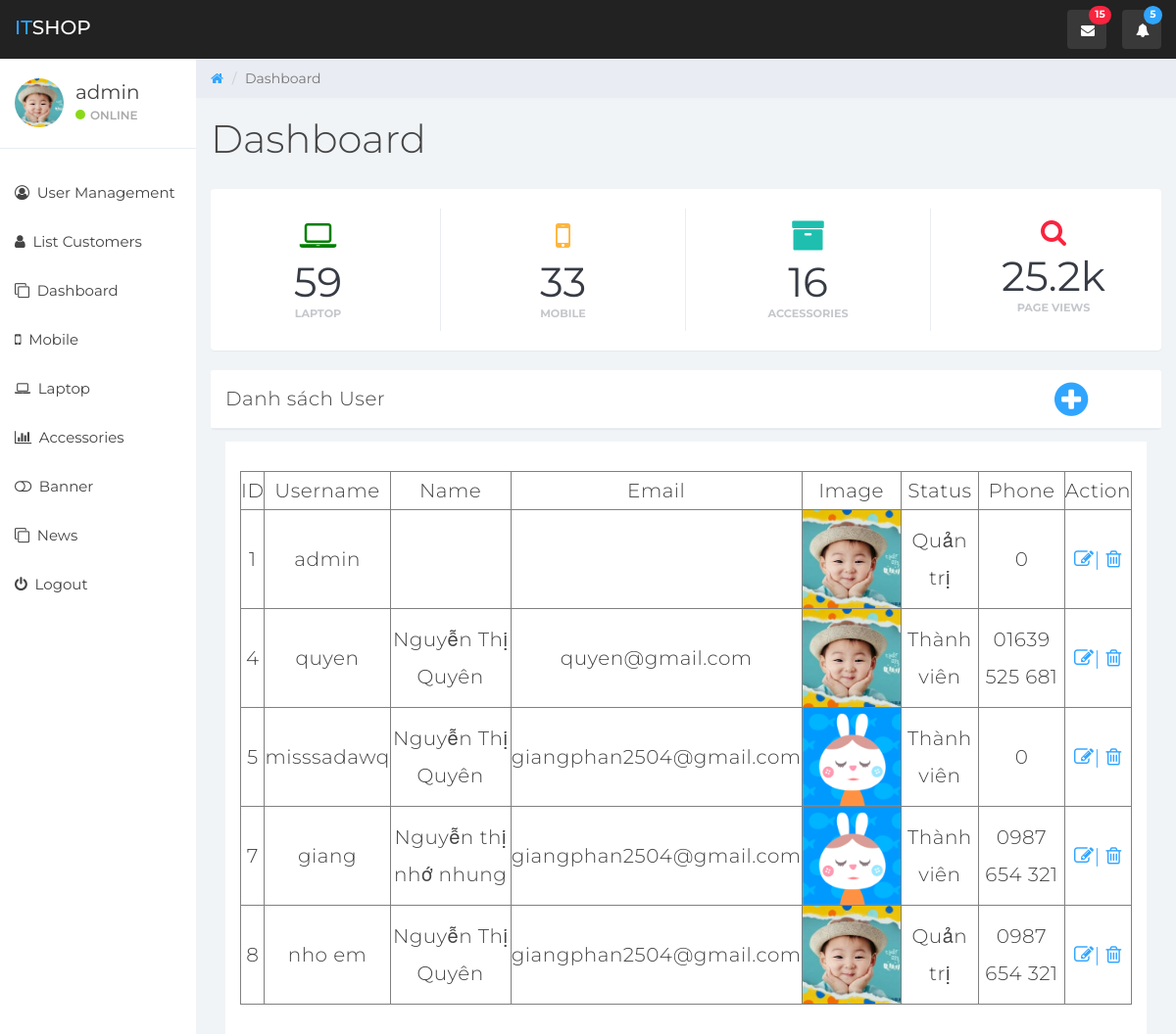
The page /admin/controllers/admin_controller.php?action=users (signed in) on the database its author committed.
### tables this page shows
CREATE TABLE `users` (
  `id` int(11) NOT NULL,
  `username` varchar(100) NOT NULL,
  `fullname` varchar(100) NOT NULL,
  `password` varchar(100) NOT NULL,
  `email` varchar(100) NOT NULL,
  `phone_number` varchar(133) NOT NULL,
  `image` varchar(10) NOT NULL,
  `status` varchar(100) NOT NULL
);

### models/db.php (called while the page is built, shortened)
<?php
class DB{
    public $servername ='localhost';
    public $username ='root';
    public $password ='';
    public $dbname ='dienthoaididong';
    public $conn ;
    public function __construct()
    {
        $this->conn = new  mysqli($this->servername,$this->username, $this->password ,$this->dbname);
        mysqli_set_charset($this->conn,'utf8');
    }
    public function executeQuery($str_sql)
    {
        $result = $this->conn->query($str_sql);
        if($result){
            return $result;
        }else{
            return false;
        }
    }
}
?>

### admin/models/admin_model.php (called while the page is built, shortened)
<?php
 require_once '../../models/db.php';
class AdminModel extends DB{
    public function getNumbersMobile(){
        $str_sql  = 'SELECT product_id FROM products WHERE category_id = 1';
        $result = $this->executeQuery($str_sql);
        return mysqli_num_rows($result);
    }
    public function getNumbersLaptop(){
        $str_sql  = 'SELECT product_id FROM products WHERE category_id = 7';
        $result = $this->executeQuery($str_sql);
        return mysqli_num_rows($result);
    }
    public function getNumbersAccessories(){
        $str_sql  = 'SELECT product_id FROM products WHERE category_id = 12';
        $result = $this->executeQuery($str_sql);
        return mysqli_num_rows($result);
    }
    public function getAllUsers($data){
        $usr_sql = 'SELECT * FROM users';
        $result = $this->executeQuery($usr_sql);
        return $result;
    }
}

### admin/views/users.php (the view, shortened to what this page needs)
<?php
require_once 'header.php';
require_once 'left_siderbar.php';
?>
<div class="col-sm-9 col-sm-offset-3 col-lg-10 col-lg-offset-2 main">
    <div class="row">
        <ol class="breadcrumb">
            <li><a href="#">
                    <em class="fa fa-home"></em>
                </a></li>
            <li class="active">Dashboard</li>
        </ol>
    </div>
    <div class="row">
        <div class="col-lg-12">
            <h1 class="page-header">Dashboard</h1>
        </div>
    </div>
    <div class="panel panel-container">
        <div class="row">
            <div class="col-xs-6 col-md-3 col-lg-3 no-padding">
                <div class="panel panel-teal panel-widget border-right">
                    <div class="row no-padding"><em class="fa fa-laptop" aria-hidden="true"></em>
                        <div class="large"><?php echo $count_mobile?></div>
                        <div class="text-muted">Laptop</div>
                    </div>
                </div>
            </div>
            <div class="col-xs-6 col-md-3 col-lg-3 no-padding">
                <div class="panel panel-blue panel-widget border-right">
                    <div class="row no-padding"><em class="fa fa-mobile" aria-hidden="true"></em>
                        <div class="large"><?php echo $count_laptop ?></div>
                        <div class="text-muted">Mobile</div>
                    </div>
                </div>
            </div>
            <div class="col-xs-6 col-md-3 col-lg-3 no-padding">
                <div class="panel panel-orange panel-widget border-right">
                    <div class="row no-padding"><em class="fa fa-archive" aria-hidden="true"></em>
                        <div class="large"><?php echo $count_accessories ?></div>
                        <div class="text-muted">Accessories</div>
                    </div>
                </div>
            </div>
            <div class="col-xs-6 col-md-3 col-lg-3 no-padding">
                <div class="panel panel-red panel-widget ">
                    <div class="row no-padding"><em class="fa fa-xl fa-search color-red"></em>
                        <div class="large">25.2k</div>
                        <div class="text-muted">Page Views</div>
                    </div>
                </div>
            </div>
        </div>
    </div>
    <div class="row">
        <div class="col-md-12">
            <div class="panel panel-default">
                <div class="panel-heading">
                    Danh sách User
                    <div class="add-product"><a href ="admin_controller.php?action=addUser"><i class="fa fa-plus-circle" aria-hidden="true"></i></a></div>
                    <div class="panel-body">
                        <div class="canvas-wrapper">
                                <table border="1" align = "center" style="margin: 15px">
                                    <thead>
                                    <tr>
                                        <td>ID</td>
                                        <td>Username</td>
                                        <td>Name</td>
                                        <td>Email</td>
                                        <td>Image</td>
                                        <td>Status</td>
                                        <td>Phone</td>
                                        <td>Action</td>
                                    </tr>
                                    </thead>
                                    <?php foreach ($_SESSION['users'] as $value){?>
                                        <tr>
                                            <td><?php echo $value['id']?></td>
                                            <td><?php echo $value['username']?></td>
                                            <td><?php echo $value['fullname']?></td>
                                            <td><?php echo $value['email']?></td>
                                            <td><img src="<?php echo URL_FRONT_END_IMAGES ?>/<?php echo $value['image']?>" width="100" height="100"></td>
                                            <td><?php echo $value['status']?></td>
                                            <td><?php echo $value['phone_number']?></td>
                                            <td colspan="3">
                                                <a href = "admin_controller.php?action=editUsers&user_id=<?php echo $value['id'] ?>&status=<?php echo $value['status']?>" ><i class="fa fa-pencil-square-o" aria-hidden="true"></i>|</a>
                                                <a href = "admin_controller.php?action=deleteUser&user_id=<?php echo $value['id'] ?>&status=<?php echo $value['status']?>" onclick="return confirm_query()"><i class="fa fa-trash-o" aria-hidden="true"></i></a>
                                            </td>
                                        </tr>
                                    <?php }?>
                                </table>
                        </div>
                    </div>
                </div>
            </div>
        </div>
    </div>
</div>
</body>
</html>

### admin/controllers/admin_controller.php (shortened to what this page needs)
<?php
require_once '../models/admin_model.php';
require_once '../../models/db.php';
class AdminController{
    public $admin_model;
    public function __construct()
    {
        $this->admin_model = new AdminModel();
    }
    function showUsers($data){
        $count_mobile = $this->admin_model->getNumbersMobile();
        $count_laptop=$this->admin_model->getNumbersLaptop();
        $count_accessories=$this->admin_model->getNumbersAccessories();
        $_SESSION['users'] = $this->admin_model->getAllUsers($data);
        require_once '../views/users.php';
    }
}
$admin = new AdminController();
if(isset($_REQUEST['action'])){
    $action = $_REQUEST['action'];
}else{
    $action = 'index';
}
switch ($action){
    case 'users' :
        $admin-> showUsers($_REQUEST);
        break;
}

### admin/views/header.php (shortened to what this page needs)
<?php
    require_once '../models/admin_model.php';
?>
<!DOCTYPE html>
<html>
<head>
    <link href="../views/css/bootstrap.min.css" rel="stylesheet">
    <link href="../views/css/font-awesome.min.css" rel="stylesheet">
    <link href="../views/css/datepicker3.css" rel="stylesheet">
    <link href="../views/css/styles.css" rel="stylesheet">
</head>
<body>
<nav class="navbar navbar-custom navbar-fixed-top" role="navigation">
    <div class="container-fluid">
        <div class="navbar-header">
            <a class="navbar-brand" href="#"><span>IT</span>Shop</a>
            <ul class="nav navbar-top-links navbar-right">
                <li class="dropdown"><a class="dropdown-toggle count-info" data-toggle="dropdown" href="#">
                        <em class="fa fa-envelope"></em><span class="label label-danger">15</span>
                    </a>
                </li>
                <li class="dropdown"><a class="dropdown-toggle count-info" data-toggle="dropdown" href="#">
                        <em class="fa fa-bell"></em><span class="label label-info">5</span>
                    </a>
                </li>
            </ul>
        </div>
    </div>
</nav>

### admin/views/left_siderbar.php (shortened to what this page needs)
<?php
    $image = $_SESSION['user_info']['image'];
    $username = $_SESSION['user_info']['username'];
?>
<div id="sidebar-collapse" class="col-sm-3 col-lg-2 sidebar">
    <div class="profile-sidebar">
        <div class="profile-userpic">
            <img src="<?php echo URL_FRONT_END_IMAGES?>/<?php echo $image ?>" class="img-responsive" alt="">
        </div>
        <div class="profile-usertitle">
            <div class="profile-usertitle-name"><?php echo $username ?></div>
            <div class="profile-usertitle-status"><span class="indicator label-success"></span>Online</div>
        </div>
    </div>
    <ul class="nav menu" id ="left_menu">
        <li><a href="admin_controller.php?action=users"><em class="fa fa-user-circle-o">&nbsp;</em> User Management</a></li>
        <li><a href="admin_controller.php?action=customer"><em class="fa fa-user">&nbsp;</em> List Customers</a></li>
        <li><a href="admin_controller.php?action=dashboard"><em class="fa fa-clone">&nbsp;</em> Dashboard</a></li>
        <li class=""><a href="admin_controller.php?action=index&cat_id=1"><em class="fa fa-mobile">&nbsp;</em> Mobile</a></li>
        <li><a href="admin_controller.php?action=index&cat_id=7"><em class="fa fa-laptop">&nbsp;</em> Laptop</a></li>
        <li><a href="admin_controller.php?action=index&cat_id=12"><em class="fa fa-bar-chart">&nbsp;</em> Accessories</a></li>
        <li><a href="admin_controller.php?action=banner"><em class="fa fa-toggle-off">&nbsp;</em> Banner</a></li>
        <li><a href="admin_controller.php?action=news"><em class="fa fa-clone">&nbsp;</em> News</a></li>
        <li><a href="admin_controller.php?action=logout"><em class="fa fa-power-off">&nbsp;</em> Logout</a></li>
    </ul>
</div>

### admin/views/css/styles.css (style rules this page uses)
body { background: #f1f4f7; padding-top: 60px; font-size: 14px; color: #444444; font-family: "Montserrat", "Helvetica Neue", Helvetica, Arial, sans-serif; }
a, a:hover, a:focus { color: #30a5ff; }
h1, h2, h3, h4, h5, h6 { color: #444444; }
h1 { font-weight: 300; font-size: 40px; }
.large { font-size: 2em; }
.text-muted { color: #c5c7cc; }
.color-red { color: #f9243f; }
.no-padding { padding: 0; margin: 0; }
.no-padding .fa-laptop { color:green; font-size: 35px; }
.no-padding .fa-mobile { color:#ffb53e; font-size: 35px; }
.no-padding .fa-archive { color:#1ebfae; font-size: 35px; }
.add-product .fa-plus-circle { font-size: 40px; }
.panel-body { padding :15px 0px; background-color: white; margin-top:25px; text-align: center; }
.fa-xl { font-size: 2em; }
.navbar-custom { background: #222; height: 60px; }
.navbar-header .navbar-brand { color: #fff; font-size: 20px; text-transform: uppercase; font-weight: 500; height: 60px; padding-top: 18px; }
.navbar-header .navbar-brand span { color: #30a5ff; }
.dropdown { background: rgba(255, 255, 255, 0.1); float: left; margin: 10px 8px; padding: 0px; border-radius: 4px; }
.dropdown a.dropdown-toggle { color: #fff; height: 40px; width: 40px; padding-top: 11px; padding-left: 9px; }
.dropdown .label { top: -4px; left: 22px; padding-top: 4px; padding-bottom: 4px; position: absolute; border-radius: 9999px; }
.navbar-top-links li:last-child { margin-right: 15px; }
.dropdown em { margin: 0 5px; }
.label-success { background-color: #8ad919; }
.label-info { background-color: #30a5ff; }
.label-danger { background-color: #f9243f; }
.panel { border: 0; }
.panel-container { padding-top: 20px; }
.panel-blue { background: #30a5ff; color: #fff; }
.panel-teal { background: #1ebfae; color: #fff; }
.panel-orange { background: #ffb53e; color: #fff; }
.panel-red { background: #f9243f; color: #fff; }
.panel-heading { font-size: 20px; font-weight: 300; letter-spacing: 0.025em; height: 60px; line-height: 38px; }
.panel-default .panel-heading { background: #fff; border-bottom: 1px solid #e9ecf2; color: #444444; }
.panel-widget { padding: 10px 0; position: relative; box-shadow: none; border-radius: 0; background: none; text-align: center; color: #333; }
.panel-widget .text-muted { margin-top: -6px; text-transform: uppercase; font-weight: bold; font-size: 0.8em; }
.panel-widget .large { color: #373b45; font-size: 3em; }
.panel-heading .add-product { width:10%; float:right; }
.border-right { border-right: 1px solid #dadbda; }
.panel .border-top, .panel .border-right, .panel .border-bottom, .panel .border-left { border-color: #e9ecf2; }
.navbar { border: 0; }
.sidebar { display: block; padding: 0; display: none; box-shadow: none; background: #fff; }
.sidebar ul { margin: 20px 0px; }
@media (min-width: 768px) { .sidebar { display: block; position: fixed; top: 60px; bottom: 0; left: 0; z-index: 1000; display: block; margin: 0; padding: 0; overflow-x: hidden; overflow-y: auto; } }
@media (min-width: 768px) { .navbar-header { width: 100%; } }
.sidebar ul.nav li a { height: 50px; font-size: 15px; line-height: 2em; color: #444444; }
.profile-sidebar { padding: 10px 0; border-bottom: 1px solid #e9ecf2; }
.indicator { width: 10px; height: 10px; display: inline-block; border-radius: 9999px; margin-right: 5px; }
.profile-userpic img { float: left; margin: 10px 0px 0px 15px; width: 50px; height: 50px; border-radius: 9999px !important; }
.profile-usertitle { float: left; text-align: left; margin: 10px 0 0 12px; }
.profile-usertitle-name { font-size: 20px; margin-bottom: 0px; }
.profile-usertitle-status { text-transform: uppercase; color: #AAA; font-size: 12px; font-weight: 600; margin-bottom: 15px; }
.breadcrumb { border-radius: 0; padding: 10px 15px 10px 15px; background: #e9ecf2; margin: 0; }
h1.page-header { margin-top: 20px; border-bottom: 0; }

### rows shown on the page
users: id "1", username "admin", image (picture), status "Quản trị", phone_number "0"
users: id "4", username "quyen", fullname "Nguyễn Thị Quyên", email "quyen@gmail.com", image (picture), status "Thành viên", phone_number "01639 525 681"
users: id "5", username "misssadawq", fullname "Nguyễn Thị Quyên", email "giangphan2504@gmail.com", image (picture), status "Thành viên", phone_number "0"
users: id "7", username "giang", fullname "Nguyễn thị nhớ nhung", email "giangphan2504@gmail.com", image (picture), status "Thành viên", phone_number "0987 654 321"
users: id "8", username "nho em", fullname "Nguyễn Thị Quyên", email "giangphan2504@gmail.com", image (picture), status "Quản trị", phone_number "0987 654 321"

### other values the page prints
$username "admin"
$count_mobile "59"
$count_laptop "33"
$count_accessories "16"
